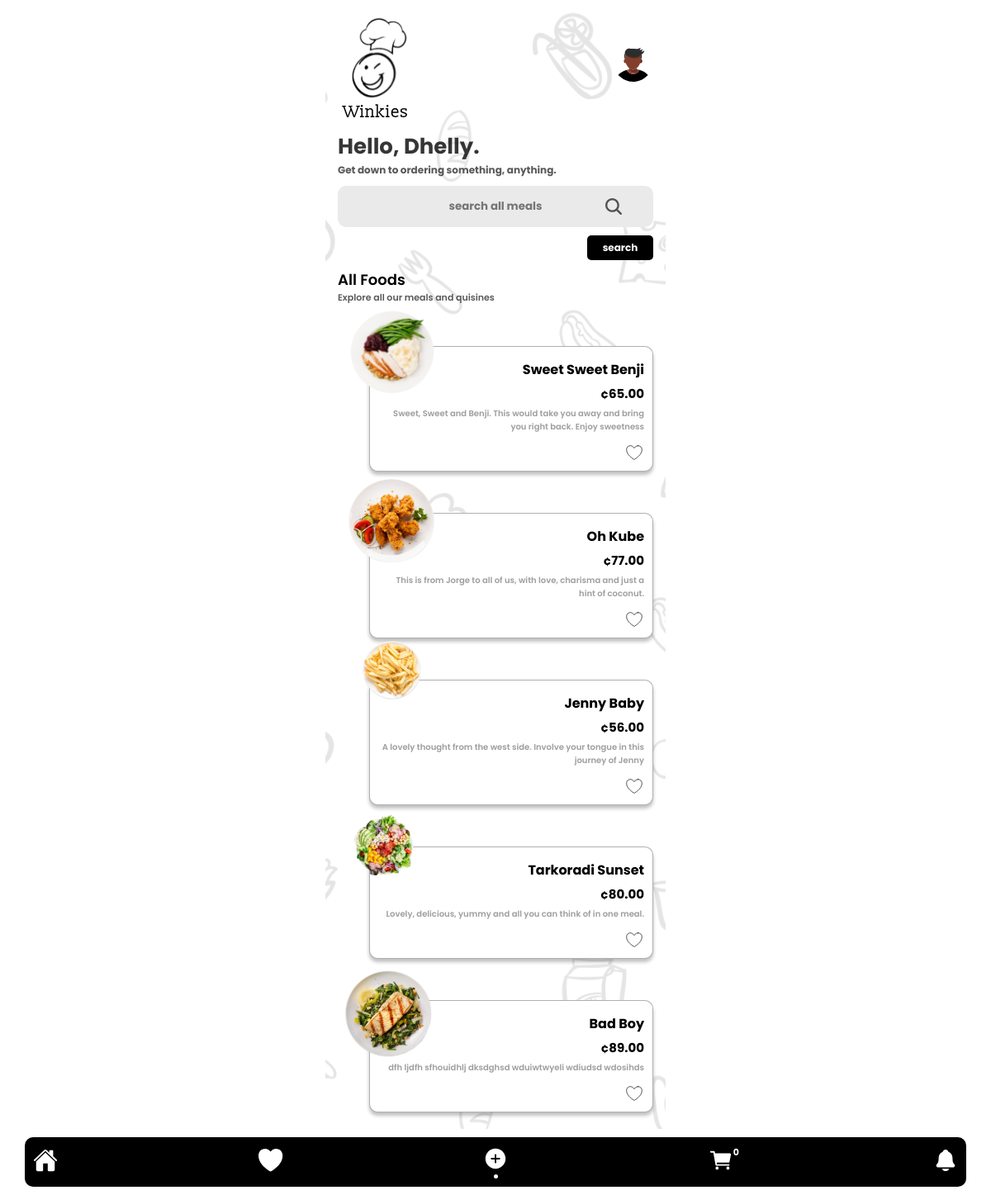
Screenshot of /pages/customer/menucustomer.php (signed in) with the database file from the repository.
### tables this page shows
CREATE TABLE `meals` (
  `id` int(11) NOT NULL,
  `name` varchar(255) NOT NULL,
  `price` varchar(255) NOT NULL,
  `description` varchar(255) NOT NULL,
  `category` varchar(255) NOT NULL,
  `image` varchar(255) NOT NULL,
  `ingredient1` varchar(255) NOT NULL,
  `ingredient2` varchar(255) NOT NULL,
  `ingredient3` varchar(255) NOT NULL,
  `ingredient4` varchar(255) NOT NULL,
  `date_added` varchar(255) NOT NULL,
  `on_menu` varchar(255) NOT NULL
);

### pages/customer/menucustomer.php (the view, shortened to what this page needs)
<?php
include '../../connection.php';
$username= $_SESSION['username'];
$sql= "SELECT * FROM `users` WHERE username= '$username'";
$result= mysqli_query($con,$sql);
$row= mysqli_fetch_assoc($result);
$customer_id=$row['id'];
$sqlcart ="SELECT * FROM `cart` WHERE customer_id = '$customer_id' AND status = 'cart'";
$resultcart = mysqli_query($con,$sqlcart);
$nummcart = mysqli_num_rows($resultcart);
?>
<!DOCTYPE html>
<html lang="en">
<head>
    <link rel="stylesheet" href="../../styles/global.css">
    <link rel="stylesheet" href="../..//styles/menucustomer.css">
</head>
<body>
    <div class="container">
    <div class="top">
            <img src="../../assets/images/logo-light.svg" alt="logo">
            <img src="../../assets/avatars/9.svg" alt="" id="user-profile">
        </div>
        <div class="welcome">
            <p class="name">Hello, <?php echo $username; ?>.</p>
            <p class="motivation">Get down to ordering something, anything.</p>
        </div>
        <div class="search">
            <form action="#">
                <div class="input">
                    <input type="text" name="search" id="search" placeholder="search all meals">
                    <img src="../../assets/icons/search.svg" alt="">
                </div>
                <input type="submit" value="search" name="search" id="searchButton">
            </form>
        </div>
        <div class="list-section">
            <div class="section-top">
                <p class="section-heading">All Foods</p>
                <p class="section-small">Explore all our meals and quisines</p>
            </div>
            <div class="meals">
                <?php
                include '../../connection.php';
                $sqlshow = "SELECT * FROM `meals` ORDER BY id ASC";
                $resultshow = mysqli_query($con,$sqlshow);
                if($resultshow){
                    while($rowshow = mysqli_fetch_assoc($resultshow)){
                        $meal_name = $rowshow['name'];
                        $id = $rowshow['id'];
                        $meal_price = '¢'.$rowshow['price'].'.00';
                        $meal_description = $rowshow['description'];
                        $meal_image = $rowshow['image'];
                        echo "
                        <div class='meal'>
                            <a href='./meal.php?viewid=$id'>
                                <img src='$meal_image' alt='meal_image' class='meal-image'>
                            </a>
                            <p class='meal-name'>$meal_name</p>
                            <p class='meal-price'>$meal_price</p>
                            <p class='meal-desc'>$meal_description</p>
                            <div class='buttons'>
                                <button class='like-button'>
                                    <img src='../../assets/icons/like.svg' alt='like button' id='like'>
                                </button>
                                <button class='like-button'>
                                    <img src='../../assets/icons/liked.svg' alt='like button' id='liked'>
                                </button>
                            </div>
                        </div>
                        ";
                    }
                }
                ?>
            </div>
        </div>
        <div class="menubar">
            <div class="menu-icons">
                <div class="icon">
                    <a href="./homecustomer.php"><img src="../../assets/icons/home.svg" alt="home"></a>
                </div>
                <div class="icon">
                    <a href="#"><img src="../../assets/icons/heart.svg" alt="favorites"></a>
                </div>
                <div class="icon" class="active-page">
                    <a href="./menucustomer.php"><img src="../../assets/icons/menu.svg" alt="menu"></a>
                    <img src="../../assets/icons/active.svg" alt="current page">
                </div>
                <div class="icon">
                    <a href="./cart.php"><img src="../../assets/icons/cart.svg" alt="cart"></a>
                    <p id="cart-count"><?php echo $nummcart;?></p>
                </div>
                <div class="icon">
                    <a href="#"><img src="../../assets/icons/notification.svg" alt="notification"></a>
                </div>
            </div>
        </div>
    </div>
</body>
</html>

### styles/global.css (style rules this page uses)
:root { --main-color: rgba(0, 0, 0, 1); --text-color: rgba(0, 0, 0, 1); --button-text: rgba(255, 255, 255, 1); --box-background: rgba(255, 255, 255, 1); }
* { border: 0; margin: 0; padding: 0; appearance: none; outline: 0; text-decoration: none; list-style: none; box-sizing: border-box; }
a { text-decoration: none; }
html, body { max-width: 100vw; overflow-x: hidden; display: flex; align-items: center; justify-content: center; min-height: 100vh; }

### styles/menucustomer.css (style rules this page uses)
.container { width: 412px; min-height: 100vh; background-image: url(../assets/images/background.png); background-position: center; background-size: cover; background-repeat: no-repeat; display: flex; flex-direction: column; align-items: center; gap: 10px; padding: 5px 15px 100px 15px; }
.top { display: flex; align-items: center; width: 100%; justify-content: space-between; }
.top img:first-child { width: 105px }
.welcome { display: flex; flex-direction: column; align-items: flex-start; width: 100%; }
.name { font-family: poppinsBold; font-size: 26px; color: rgba(0, 0, 0, 0.79); text-transform: capitalize; }
.motivation { font-family: poppinsBold; font-size: 12px; color: rgba(0, 0, 0, 0.65); }
.search { display: flex; width: 100%; align-items: center; justify-content: center; }
form { width: 100%; display: flex; align-items: center; justify-content: center; flex-direction: column; gap: 10px; }
.input { width: 100%; position: relative; height: 50px; display: flex; align-items: center; justify-content: center; }
.input input { background: rgba(234, 234, 234, 1); width: 100%; height: inherit; border-radius: 10px; border: none; outline: none; text-align: center; padding: 0px 5px; color: rgba(0, 0, 0, 0.65); font-family: poppinsBold; }
.input img { position: absolute; right: 10%; }
input[type = "submit"] { width: 80px; height: 30px; padding: 2px; color: white; font-family: poppinsBold; font-size: 12px; background: black; align-self: flex-end; border-radius: 5px; }
.menubar { width: 100%; display: flex; align-items: center; justify-content: center; position: fixed; bottom: 0%; z-index: 1000; background: white; height: 80px; }
.menu-icons { display: flex; align-items: center; background: black; width: 95%; justify-content: space-between; padding: 2px 10px; border-radius: 10px; height: 60px; }
.menu-icons a img { width: 30px; }
.icon { display: flex; flex-direction: column; align-items: center; position: relative; }
.list-section { width: 100%; display: flex; flex-direction: column; align-items: center; gap: 50px; }
.section-top { display: flex; flex-direction: column; align-items: flex-start; width: 100%; }
.section-heading { font-family: poppinsSemiBold; font-size: 18px; color: black; text-transform: capitalize; }
.section-small { font-family: poppinsSemiBold; font-size: 11px; color: rgba(0, 0, 0, 0.65); }
.meals { width: 100%; display: flex; flex-direction: column; align-items: flex-end; gap: 50px; }
.meal { border-radius: 10px; border: 1px solid rgba(0, 0, 0, 0.31); background: #FFF; box-shadow: 0px 4px 4px 0px rgba(0, 0, 0, 0.25); display: flex; flex-direction: column; position: relative; padding: 10px; gap: 5px; width: 90%; align-items: flex-end; }
.meal img { width: 120px; position: absolute; left: -10%; top: -32%; }
.meal-name { font-family: poppinsBold; font-size: 16px; color: #000; text-transform: capitalize; }
.meal-price { font-family: poppinsBold; font-size: 15px; color: #000; }
.meal-desc { font-family: poppinsSemiBold; font-size: 10px; text-align: right; color: rgb(158, 158, 158); }
.buttons { display: flex; align-items: center; position: relative; width: 30px; height: 30px; }
.buttons button { background: transparent; position: absolute; right: 75%; top: 30%; }
.buttons img { width: 20px; position: inherit; }
#cart-count { color: white; font-family: poppinsBold; font-size: 11px; position: absolute; right: -25%; top: -10%; }

### rows the page displays
meals: image (picture), name "Sweet Sweet Benji", price "¢65.00", description "Sweet, Sweet and Benji. This would take you away and bring you right back. Enjoy sweetness"
meals: image (picture), name "Oh Kube", price "¢77.00", description "This is from Jorge to all of us, with love, charisma and just a hint of coconut."
meals: image (picture), name "Jenny Baby", price "¢56.00", description "A lovely thought from the west side. Involve your tongue in this journey of Jenny"
meals: image (picture), name "Tarkoradi Sunset", price "¢80.00", description "Lovely, delicious, yummy and all you can think of in one meal."
meals: image (picture), name "Bad Boy", price "¢89.00", description "dfh ljdfh sfhouidhlj dksdghsd wduiwtwyeli wdiudsd wdosihds"

### other values shown
$username "Dhelly"
$nummcart "0"
